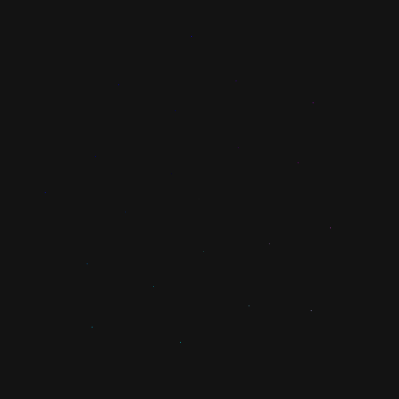
Frame 1 (no input)
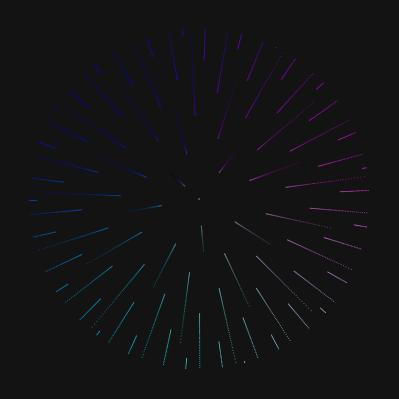
Frame 60 (the mouse pressed at the canvas centre just before this capture)
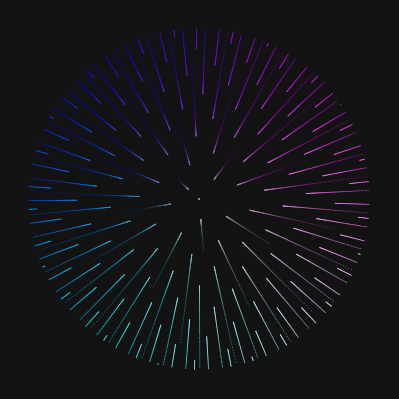
Frame 120 (the mouse held since frame 60 and released just before this capture)

The Processing sketch that drew these frames (run headless with seeded random() and noise(); from frame 60 on, the mouse is pressed at the canvas centre):

// Processing sketch: Cool_Test
// ── Cool_Test.pde
float phi=(sqrt(5)-1)/2;
float rot;
void setup(){
  size(399,399);
  translate(width/2,height/2);
  //noStroke();ç
  stroke(299);
  background(19);
}
 
 
float px,py,i=0,r=1,rgrowth=1.004,rotgrowth=0,p=20,rmax,addp=10,alpha;
 
void draw(){
  
   
  r=1;
  rot=1;
  p++;
  rmax = sqrt(p);
  translate(width/2,height/2);
  alpha = p%255;
  print(alpha);
  for(i=0;i<p;i++){
     
    pushMatrix();
      rot=phi*i *2.0*PI;
      r=sqrt(i)*(90/rmax)*1.9;
      px = cos(rot)*r;
      py = sin(rot)*r;
      fill(px+alpha,py+alpha,r+alpha);
      ellipse(px,py,1,1);
       
      popMatrix();
  }
  
}
